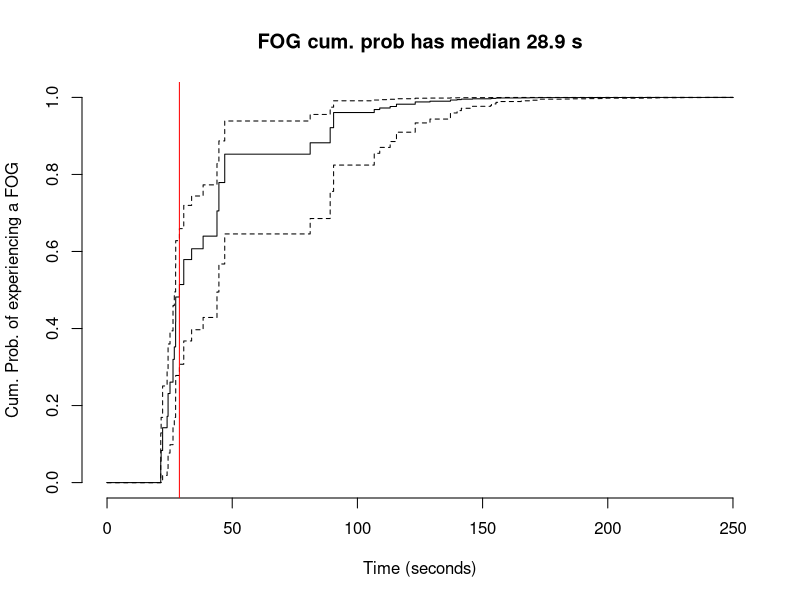

Reproduce this figure in R. (Note: this script raises an error after producing the figure.)
## ---- chunk 1
knitr::opts_chunk$set(echo = FALSE)
## ---- chunk 2
rm(list=ls())
## ---- chunk 3
library(tidyverse)
library(survival)
library(broom)
library(survminer)
## ---- chunk 4
# load data from kaggle 
# from CLI kaggle competitions download -c tlvmc-parkinsons-freezing-gait-prediction 
events <- read_csv("events.csv")
subjects <- read_csv("subjects.csv")
tasks <- read_csv("tasks.csv")
#daily_meta <- read_csv("daily_metadata.csv")
defog_meta <- read_csv("defog_metadata.csv")
#tdcsfog_meta <- read_csv("tdcsfog_metadata.csv")
## ---- chunk 5
subjects$Visit=NULL 
## ---- chunk 6
  fog <- inner_join(events,tasks,by="Id") %>% 
  inner_join(defog_meta,by ="Id")  %>% 
  inner_join(subjects,by = "Subject") 
rm(events,tasks,defog_meta,subjects)
## ---- chunk 7
fog <- fog %>% filter(Begin > 0 & End > Begin, End >= Completion & Begin < Init ) 

# change some variables into factor 
fog$Sex <- factor(fog$Sex, labels =c("Female","Male") )
fog$Type <- factor(fog$Type)
fog$Task <- factor(fog$Task)
fog$Medication <- factor(fog$Medication)
fog$Visit <- factor(fog$Visit)

attach(fog)
# events duration
fog["eventsDuration"] <- Completion - Init


# task duration
fog["tasksDuration"] <- End - Begin

# attach fog 
detach(fog)
attach(fog)


## ---- chunk 8
round(mean(is.na(Kinetic)),2)
## ---- chunk 9
fog <- fog %>% 
    filter(!is.na(Kinetic))
cat("\n new table dimension\n")
dim(fog)
## ---- chunk 10
proportion_kinetic <- prop.table(table(Kinetic)) %>% round(2)
## ---- chunk 11
summary(Age)
## ---- chunk 12
(sex_prop_table <- prop.table(table(Sex)) %>% round(2))
## ---- chunk 13
cat("There is 7 different tasks with 16 levels")

## ---- chunk 14
length(unique(Visit))
## ---- chunk 15
round(prop.table(table(Visit)),2)
## ---- chunk 16
round(prop.table(table(Medication)),2)
## ---- chunk 17
#par(mfrow = c(1,2))
#fit task duration 
fit_tti <- survfit(Surv(Begin,Init, Kinetic) ~ 1, data = fog)

# fit from begin to end
fit_tte <- survfit(Surv(Begin,End, Kinetic) ~ 1, data = fog)

## ---- chunk 18
# plot fit2
plot(fit_tte,
     fun ="F",
     xlim =c(0,250),
      xlab = "Time (seconds)",
     ylab = "Cum. Prob. of experiencing a FOG", 
     main ="FOG cum. prob has median 28.9 s",
     frame = F)
abline(v = 28.9, col = "red")
## ---- chunk 19
fit_tte
## ---- chunk 20
# fit
(fit_sex <- survfit(Surv(Begin,End, Kinetic) ~ Sex, data = fog))

## ---- chunk 21
# coxph
coxph_sex <- coxph(Surv(Begin,End, Kinetic) ~ Sex, data = fog)
tidy(coxph_sex) 
p <- round(tidy(coxph_sex)$p.value,2)
## ---- chunk 22
fit_Med <- survfit(Surv(Begin,End, Kinetic) ~ Medication, data = fog)
coxph_Med <- coxph(Surv(Begin,End, Kinetic) ~ Medication, data = fog)

# summary fit_medication
tidy(coxph_Med)
p <- round(tidy(coxph_Med)$p.value,2)
## ---- chunk 23
fit_Med
## ---- chunk 24
ggsurvplot(fit_Med, 
     fun = "event",
     #color = "strata",
     conf.int = F,
     risk.table.col="strata",
     surv.median.line = "hv",
     size = 0.7,
     xlim = c(0,300),
     break.time.by = 50,
     xlab = "Time (seconds)",
     ylab = "cum. prob. time to FOG",
     title = "Time to fog is short for subjects under medication")

## ---- chunk 25
fit_task <- survfit(Surv(Begin,End, Kinetic) ~ Task, data = fog)
coxph_task <- coxph(Surv(Begin,End, Kinetic) ~ Task, data = fog)

# summary type 
tidy(coxph_task) |> 
  filter(p.value <= 0.05) |>
  select(term, estimate,p.value)
## ---- chunk 26
fit_Type <- survfit(Surv(Begin,End, Kinetic) ~ Type, data = fog)
coxph_Type <- coxph(Surv(Begin,End, Kinetic) ~ Type, data = fog)

# summary fit_type 
tidy(coxph_Type) |> 
  filter(p.value <= 0.05) |>
  select(term, estimate,p.value)
## ---- chunk 27
ggsurvplot(fit_Type,
     fun ="event",
     xlim =c(0,250),
     break.time.by = 50,
     surv.median.line = "hv",
     size = 0.7,
     xlab="Time(seconds)",
     ylab = "cum prob of time to FOG w/r to type events"
     )
## ---- chunk 28
(fit_visit <- survfit(Surv(Begin,End, Kinetic) ~ Visit, data = fog))
coxph_visit <- coxph(Surv(Begin,End, Kinetic) ~ Visit, data = fog)

# summary fit_type
tidy(coxph_visit) |> 
  filter(p.value <= 0.05) |>
  select(term, estimate,p.value)
## ---- chunk 29
ggsurvplot(fit_visit,
     fun ="event",
     conf.int = F,
     risk.table.col="strata",
     surv.median.line = "hv",
     size = 0.7,
     break.time.by = 50,
     xlim = c(0,250),
    xlab ="Time(seconds)",
     ylab ="cum prob of time to FOG w/r to visit to hospital")
## ---- chunk 30
(fit_YSDx<- coxph(Surv(Begin,End, Kinetic) ~ YearsSinceDx,
                 data = fog))
coxph_YSDx<- coxph(Surv(Begin,End, Kinetic) ~ YearsSinceDx,
                 data = fog)
p <- round(tidy(coxph_YSDx)$p.value,2)
## ---- chunk 31
fit_mult<- coxph(Surv(Begin,End, Kinetic) ~ (Sex + Age + 
                             Medication  + Visit + YearsSinceDx),
                 data = fog)
tidy(fit_mult, conf.int = TRUE) %>% 
  filter(p.value <= 0.05) %>% 
  mutate(Hazard_Rate = exp(estimate))
## ---- chunk 32

